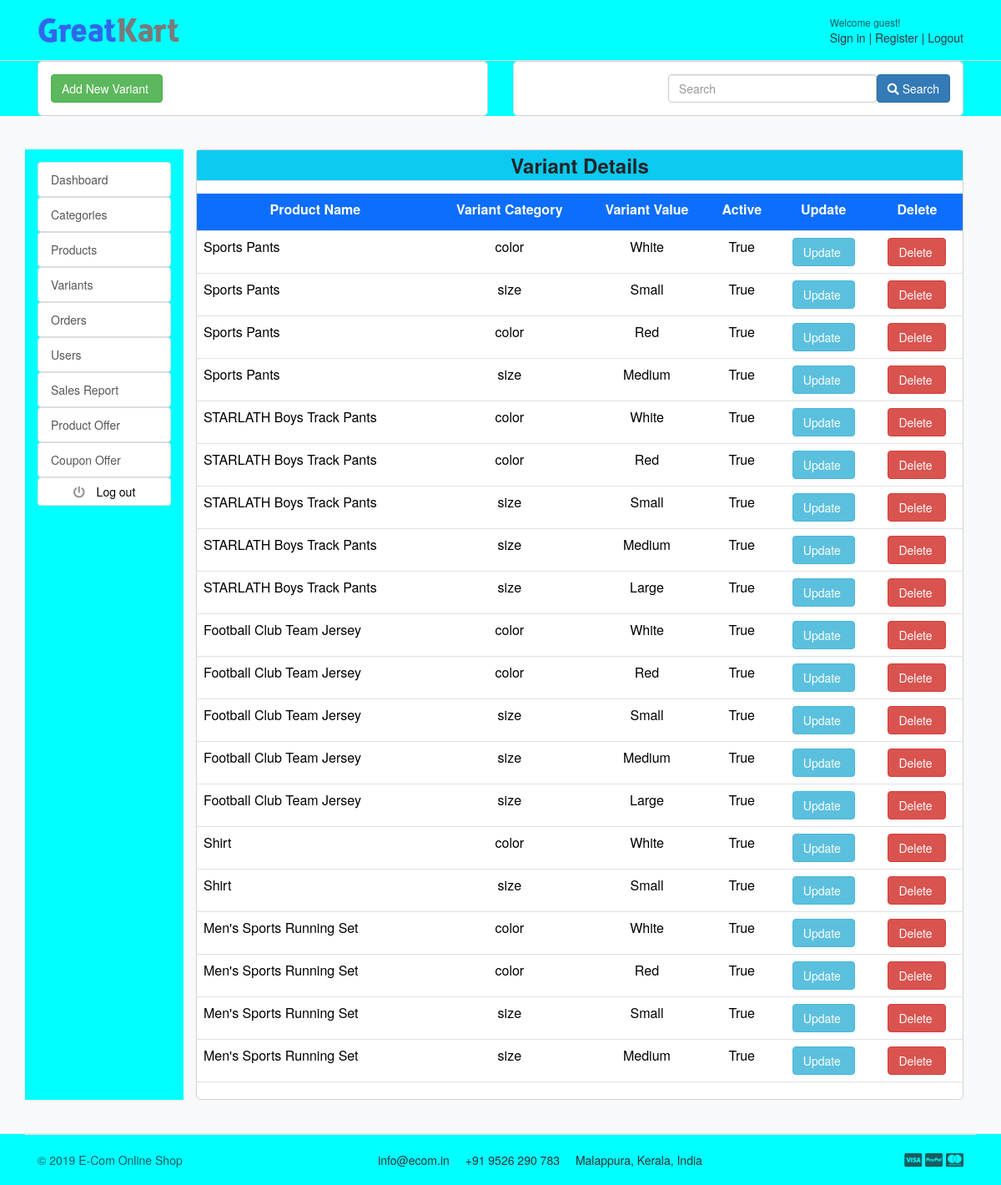
Screenshot of /accounts/variant_list with the database file from the repository.
### store/models.py (models this page shows, shortened)
class Variant(models.Model):
    product = models.ForeignKey(Product, on_delete=models.CASCADE)
    variant_category = models.CharField(max_length=100, choices=variant_category_choice)
    variant_value = models.CharField(max_length=100)
    is_active = models.BooleanField(default=True)
    created_on = models.DateTimeField(auto_now=True)
    objects = VariantManager()

class Product(models.Model):
    product_name = models.CharField(max_length=200, unique=True)
    slug = models.SlugField(max_length=200, unique=True)
    description = models.TextField(max_length=500, blank=True)
    price = models.PositiveIntegerField(
        validators=[MinValueValidator(1)],
        help_text="Enter a number greater than zero")
    product_image = models.ImageField(upload_to='photos/products')
    stock = models.PositiveIntegerField(
        validators=[MinValueValidator(1)],
        help_text="Enter a number greater than zero")
    is_available = models.BooleanField(default=True)
    category = models.ForeignKey(Category, on_delete=models.CASCADE)
    created_date = models.DateTimeField(auto_now_add=True)
    modified_date = models.DateTimeField(auto_now=True)
    offer_percentage = models.PositiveIntegerField(default=0, blank=True, null=True)
    offer_price = models.PositiveIntegerField(default=0, blank=True, null=True)
    def __str__(self):
        return self.product_name

### accounts/views.py (the view)
# urls.py: path('variant_list', views.variant_list, name="variant_list"),
def variant_list(request):
    variant_list = Variant.objects.all()
    return render(request, 'admin/variant_list.html', {'variant_list': variant_list})

### carts/context_processors.py (called while the page is built)
def counter(request):
    cart_count = 0
    if 'admin' in request.path:
        return {}
    else:
        try:
            cart = Cart.objects.filter(cart_id = _cart_id(request))
            if request.user.is_authenticated:
                cart_items = CartItem.objects.all().filter(user=request.user)
            else:
                cart_items = CartItem.objects.all().filter(cart=cart[:1])
            for cart_item in cart_items:
                cart_count += cart_item.quantity
        except Cart.DoesNotExist:
            cart_count = 0
    return dict(cart_count=cart_count)

### carts/views.py (called while the page is built)
def _cart_id(request):
    cart = request.session.session_key
    if not cart:
        cart = request.session.create()
    return cart

### category/context_processors.py (called while the page is built)
def menu_links(request):
    links = Category.objects.all()
    return dict(links=links)

### templates/admin/variant_list.html (shortened to what this page needs)
{% extends 'admin/base_admin.html' %}
{% block content %}
<div class="container">
    <div class="row">
        <div class="col-lg-6">
            <div class="card">
                <div class="card-body">
                    <a href="{% url 'variant_add' %}" class="btn btn-success"> Add New Variant </a>
                </div>
            </div>
        </div>
        <div class="col-lg-6">
            <div class="search-element">
                <div class="card">
                    <div class="card-body">
                        <form method="get">
                            <button class="btn  btn-primary" type="submit" style="float:right"><i
                                    class="fas fa-search"></i> Search
                            </button>
                            <input class="form-control" type="search" placeholder="Search" aria-label="Search"
                                   data-width="250" style="width: 250px;float:right" name="filter" value="{{ filter }}">
                        </form>
                    </div>
                </div>
            </div>
        </div>
    </div>
</div>
<section class="section-conten padding-y bg">
    <div class="container">
        <div class="row">
            {% include 'includes/sidebar-admin-dashboard.html' %}
            <main class="col-md-10">
                <article class="card">
                    <div class="table-responsive">
                        <div class="table-heading text-center font-weight-bold border-bottom mb-3 bg-info"
                             style="font-size: 24px; line-height: 1.5;">Variant Details
                        </div>
                        <table class="table table-hover">
                            <thead>
                            <tr>
                                <td class="table-heading text-center font-weight-bold bg-primary text-white border-bottom mb-3">
                                    <label>Product Name</label>
                                </td>
                                <td class="table-heading text-center font-weight-bold bg-primary text-white border-bottom mb-3">
                                    <label>Variant Category</label>
                                </td>
                                <td class="table-heading text-center font-weight-bold bg-primary text-white border-bottom mb-3">
                                    <label>Variant Value</label>
                                </td>
                                <td class="table-heading text-center font-weight-bold bg-primary text-white border-bottom mb-3">
                                    <label>Active</label>
                                </td>
                                <td class="table-heading text-center font-weight-bold bg-primary text-white border-bottom mb-3">
                                    <label>Update</label>
                                </td>
                                <td class="table-heading text-center font-weight-bold bg-primary text-white border-bottom mb-3">
                                    <label>Delete</label>
                                </td>
                            </tr>
                            </thead>
                            {% for variant in variant_list %}
                            <tr>
                                <td>
                                    <p class="title mb-0"> {{ variant.product }} </p>
                                </td>
                                <td class="text-center">
                                    <p class="title mb-0"> {{ variant.variant_category }} </p>
                                </td>
                                <td class="text-center">
                                    <p class="title mb-0"> {{ variant.variant_value }} </p>
                                </td>
                                <td class="text-center">
                                    <p class="title mb-0"> {{ variant.is_active }} </p>
                                </td>
                                <td class="text-center">
                                    <a href="{% url 'variant_update' variant.id %}" class="btn btn-info"> Update </a>
                                </td>
                                <td class="text-center">
                                    <a href="{% url 'variant_delete' variant.id %}" class="btn btn-danger"
                                       onclick="return confirm('Are you sure you want to delete this Category?')">
                                        Delete </a>
                                </td>
                            </tr>
                            {% endfor %}
                        </table>
                    </div>
                </article>
            </main>
        </div>
    </div>
</section>
{% endblock%}

### static/css/ui.css (style rules this page uses)
html { font-family: "Inter", sans-serif; font-size: 15px; }
.padding-y { padding-top: 40px; padding-bottom: 40px; }
article:after, .form-group:after { display: block; clear: both; content: ""; }
.bg { background-color: #f8f9fa; }
p:last-child { margin-bottom: 0; }

### rows the page displays
Variant: product "Sports Pants", variant_category "color", variant_value "White", is_active "True"
Variant: product "Sports Pants", variant_category "size", variant_value "Small", is_active "True"
Variant: product "Sports Pants", variant_category "color", variant_value "Red", is_active "True"
Variant: product "Sports Pants", variant_category "size", variant_value "Medium", is_active "True"
Variant: product "STARLATH Boys Track Pants", variant_category "color", variant_value "White", is_active "True"
Variant: product "STARLATH Boys Track Pants", variant_category "color", variant_value "Red", is_active "True"
Variant: product "STARLATH Boys Track Pants", variant_category "size", variant_value "Small", is_active "True"
Variant: product "STARLATH Boys Track Pants", variant_category "size", variant_value "Medium", is_active "True"
Variant: product "STARLATH Boys Track Pants", variant_category "size", variant_value "Large", is_active "True"
Variant: product "Football Club Team Jersey", variant_category "color", variant_value "White", is_active "True"
Variant: product "Football Club Team Jersey", variant_category "color", variant_value "Red", is_active "True"
Variant: product "Football Club Team Jersey", variant_category "size", variant_value "Small", is_active "True"
Variant: product "Football Club Team Jersey", variant_category "size", variant_value "Medium", is_active "True"
Variant: product "Football Club Team Jersey", variant_category "size", variant_value "Large", is_active "True"
Variant: product "Shirt", variant_category "color", variant_value "White", is_active "True"
Variant: product "Shirt", variant_category "size", variant_value "Small", is_active "True"
Variant: product "Men's Sports Running Set", variant_category "color", variant_value "White", is_active "True"
Variant: product "Men's Sports Running Set", variant_category "color", variant_value "Red", is_active "True"
Variant: product "Men's Sports Running Set", variant_category "size", variant_value "Small", is_active "True"
Variant: product "Men's Sports Running Set", variant_category "size", variant_value "Medium", is_active "True"
